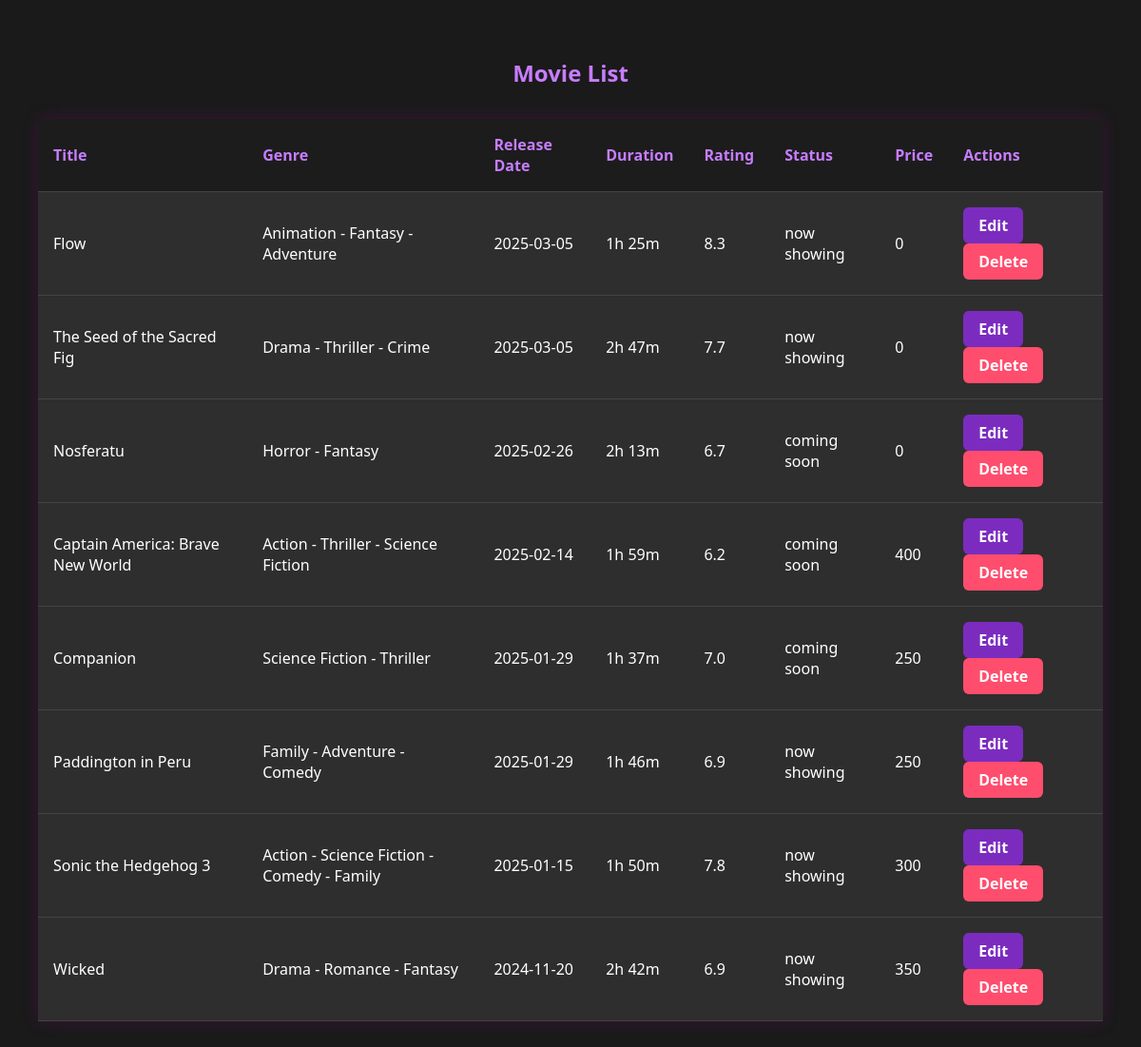
The app's page /view_movies.php with its own data.
### tables this page shows
CREATE TABLE `movie` (
  `movie_id` int(11) NOT NULL,
  `title` varchar(255) NOT NULL,
  `genre` text DEFAULT NULL,
  `release_date` date DEFAULT NULL,
  `duration` varchar(10) DEFAULT NULL,
  `overview` text DEFAULT NULL,
  `rating` decimal(3,1) DEFAULT NULL,
  `tmdb_id` int(11) DEFAULT NULL,
  `status` enum('now showing','coming soon') NOT NULL DEFAULT 'coming soon',
  `movie_price` int(11) NOT NULL DEFAULT 0
);

### view_movies.php (the view, shortened to what this page needs)
<!DOCTYPE html>
<html lang="en">
<head>
</head>
<body>
  <h2>Movie List</h2>
  <table>
    <thead>
      <tr>
        <th>Title</th>
        <th>Genre</th>
        <th>Release Date</th>
        <th>Duration</th>
        <th>Rating</th>
        <th>Status</th>
        <th>Price</th>
        <th>Actions</th>
      </tr>
    </thead>
    <tbody>
      <?php
        $conn = new mysqli("localhost", "root", "", "flickseat_db");
        $result = $conn->query("SELECT * FROM movie ORDER BY release_date DESC");
        while ($row = $result->fetch_assoc()) {
          echo "<tr>
  <td>{$row['title']}</td>
  <td>{$row['genre']}</td>
  <td>{$row['release_date']}</td>
  <td>{$row['duration']}</td>
  <td>{$row['rating']}</td>
  <td>{$row['status']}</td>
  <td>{$row['movie_price']}</td>
  <td class='actions'>
    <a class='edit-btn' href='edit_movie.php?id={$row['movie_id']}'>Edit</a>
    <a class='delete-btn' href='#' onclick='confirmDelete({$row['movie_id']})'>Delete</a>
  </td>
</tr>";
        }
      ?>
    </tbody>
  </table>
</body>
</html>

### view_movies.php (style rules this page uses)
body { background-color: #1a1a1a; font-family: 'Segoe UI', sans-serif; color: white; padding: 2rem; }
h2 { color: #c77dff; text-align: center; }
table { width: 100%; border-collapse: collapse; margin-top: 2rem; background: #2e2e2e; box-shadow: 0 0 15px rgba(128, 0, 128, 0.3); }
th, td { padding: 1rem; text-align: left; border-bottom: 1px solid #444; }
th { background-color: #1c1c1c; color: #c77dff; }
.actions a { padding: 0.5rem 1rem; text-decoration: none; border-radius: 6px; margin-right: 5px; font-weight: bold; display: inline-block; }
.edit-btn { background: #7b2cbf; color: white; }
.delete-btn { background: #ff4d6d; color: white; }

### records on screen
movie: title "Flow", genre "Animation - Fantasy - Adventure", release_date "2025-03-05", duration "1h 25m", rating "8.3", status "now showing", movie_price "0"
movie: title "The Seed of the Sacred Fig", genre "Drama - Thriller - Crime", release_date "2025-03-05", duration "2h 47m", rating "7.7", status "now showing", movie_price "0"
movie: title "Nosferatu", genre "Horror - Fantasy", release_date "2025-02-26", duration "2h 13m", rating "6.7", status "coming soon", movie_price "0"
movie: title "Captain America: Brave New World", genre "Action - Thriller - Science Fiction", release_date "2025-02-14", duration "1h 59m", rating "6.2", status "coming soon", movie_price "400"
movie: title "Companion", genre "Science Fiction - Thriller", release_date "2025-01-29", duration "1h 37m", rating "7.0", status "coming soon", movie_price "250"
movie: title "Paddington in Peru", genre "Family - Adventure - Comedy", release_date "2025-01-29", duration "1h 46m", rating "6.9", status "now showing", movie_price "250"
movie: title "Sonic the Hedgehog 3", genre "Action - Science Fiction - Comedy - Family", release_date "2025-01-15", duration "1h 50m", rating "7.8", status "now showing", movie_price "300"
movie: title "Wicked", genre "Drama - Romance - Fantasy", release_date "2024-11-20", duration "2h 42m", rating "6.9", status "now showing", movie_price "350"
